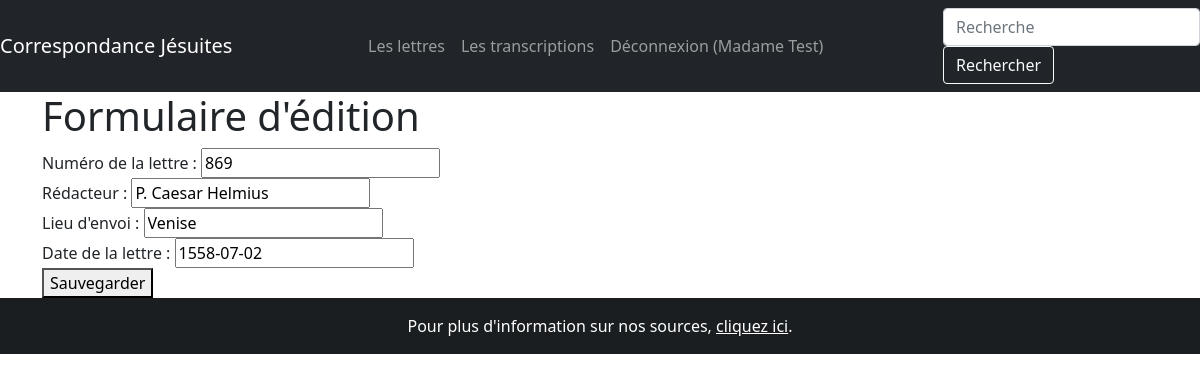
The page /lettres/1/edition (signed in) on the database its author committed.
### correspondance/modeles/utilisateurs.py (models this page shows, shortened)
class Utilisateur(UserMixin, db.Model):
    __tablename__ = "utilisateur"
    ut_id = db.Column(db.Integer, unique=True, nullable=False, primary_key=True, autoincrement=True)
    ut_nom = db.Column(db.Text, nullable=False)
    ut_login = db.Column(db.Text, nullable=False)
    ut_mdp = db.Column(db.Text, nullable=False)
    ut_mail = db.Column(db.Text, nullable=False)
    contributions = db.relationship("Contribution", back_populates="utilisateur")

### correspondance/modeles/donnees.py (models this page shows, shortened)
class Lettre(db.Model):
    __tablename__ = "lettre"
    lettre_id = db.Column(db.Integer, unique=True, nullable=False, primary_key=True, autoincrement=True)
    lettre_date = db.Column(db.Text, nullable=False)
    lettre_numero = db.Column(db.Text)
    lettre_redacteur = db.Column(db.Text)
    lettre_lieu = db.Column(db.Text)
    lettre_volume = db.relationship("Publication", secondary=Source, backref=db.backref("Lettre", lazy='dynamic'))
    transcription_texte: List["Transcription"] = db.relationship("Transcription", back_populates="lettre",
                                                                 cascade="all,delete")
    contributions = db.relationship("Contribution", back_populates="lettre")

### correspondance/routes/generic.py (the view, shortened to what this page needs)
@app.route('/lettres/<int:lettre_id>/edition', methods=["POST", "GET"])
@login_required
def edition(lettre_id):
    erreurs = []
    lettre_modifiee = Lettre.query.get_or_404(lettre_id)
    return render_template("pages/lettre_edition.html", nom="Correspondance jésuite", lettre_modifiee=lettre_modifiee)

### correspondance/modeles/utilisateurs.py (called while the page is built)
@login.user_loader
def trouver_utilisateur_via_id(identifiant):
    return Utilisateur.query.get(int(identifiant))

### correspondance/templates/pages/lettre_edition.html (shortened to what this page needs)
{% extends "conteneur.html" %}
{% block corps %}
<h1>Formulaire d'édition</h1>
<form method="post" action="{{url_for('edition', lettre_id=lettre_modifiee.lettre_id)}}" class="">
    <div>
        <label for="champs_num">Numéro de la  lettre : </label>
        <input type="text" name="lettre_numero" placeholder="Identifiant de la lettre" id="champs_num" value="{{lettre_modifiee.lettre_numero}}">
    </div>
    <div>
        <label for="champs_auteur">Rédacteur : </label>
        <input type="text" name="lettre_redacteur" placeholder="Auteur de la lettre" id="champs_auteur" value="{{lettre_modifiee.lettre_redacteur}}">
    </div>
    <div>
        <label for="champs_lieu">Lieu d'envoi : </label>
        <input type="text" name="lettre_lieu" placeholder="Lieu d'envoi de la lettre" id="champs_lieu" value="{{lettre_modifiee.lettre_lieu}}">
    </div>
    <div>
        <label for="champs_date">Date de la lettre : </label>
        <input type="text" name="lettre_date" placeholder="Date de la lettre" id="champs_date" value="{{lettre_modifiee.lettre_date}}">
    </div>
    <button type="submit">Sauvegarder</button>
</form>
{% endblock %}

### correspondance/templates/conteneur.html (shortened to what this page needs)
<!DOCTYPE html>
<html lang="fr">
    <head>
        {% include "partials/css.html"%}
    </head>
    <body>
        <nav class="navbar navbar-expand-md navbar-dark bg-dark justify-content-between">
            <a class="navbar-brand" href="{{ url_for('accueil') }}">Correspondance Jésuites</a>
            <ul class="navbar-nav mr-auto">
                <li class="nav-item">
                    <a class="nav-link" href="{{url_for('lettres')}}">Les lettres</a>
                </li>
                <li class="nav-item">
                    <a class="nav-link" href="{{url_for('transcriptions')}}">Les transcriptions</a>
                </li>
                {% if not current_user.is_authenticated %}
                <li class="nav-item">
                    <a class="nav-link" href="{{url_for('inscription')}}">Inscription</a>
                </li>
                <li class="nav-item">
                    <a class="nav-link" href="{{url_for('connexion')}}">Connexion</a>
                </li>
                {% else %}
                <li class="nav-item">
                    <a class="nav-link" href="{{url_for('deconnexion')}}">Déconnexion ({{current_user.ut_nom}})</a>
                </li>
                {% endif %}
                </ul>
                <form class="form-inline my-2 my-lg-0" action="{{url_for('recherche')}}" method="GET">
                    <input class="form-control mr-sm-2" name="keyword" type="search" placeholder="Recherche" aria-label="Recherche">
                    <button class="btn btn-outline-light my-2 my-sm-0" type="submit">Rechercher</button>
                </form>
              </nav>
          <div class="container">
              <div class="row">
                <div class="col">
                    {% block corps %}{% endblock %}
                </div>
              </div>
          </div>
    </body>
    <footer class="bg-dark text-center text-white">
        <div class="text-center p-3" style="background-color: rgba(0, 0, 0, 0.2);">
        Pour plus d'information sur nos sources, <a  class="text-white" href={{url_for('publications')}}>cliquez ici</a>.
        </div>
    </footer>
</html>

### rows shown on the page
Utilisateur: ut_nom "Madame Test"
Lettre: lettre_numero "869", lettre_redacteur "P. Caesar Helmius", lettre_lieu "Venise", lettre_date "1558-07-02"
